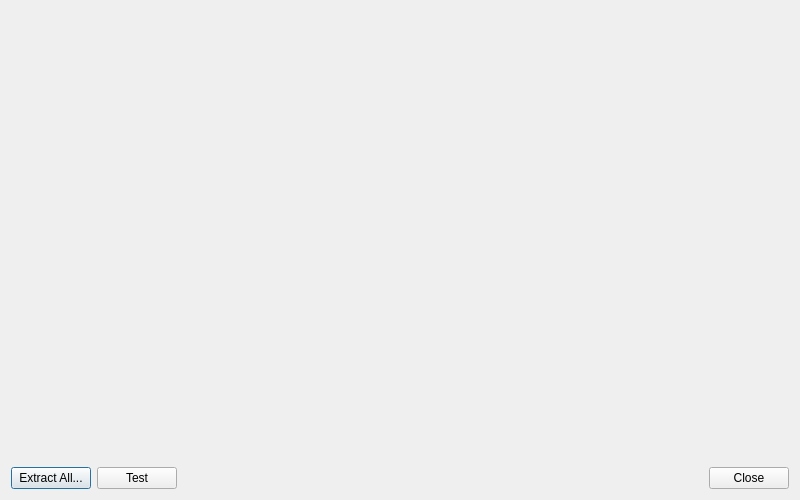
<?xml version="1.0" encoding="UTF-8"?>
<ui version="4.0">
 <class>DialogArchiveContents</class>
 <widget class="QDialog" name="DialogArchiveContents">
  <property name="geometry">
   <rect>
    <x>0</x>
    <y>0</y>
    <width>800</width>
    <height>500</height>
   </rect>
  </property>
  <property name="windowTitle">
   <string>Archive</string>
  </property>
  <layout class="QVBoxLayout" name="verticalLayout">
   <item>
    <widget class="QLabel" name="labelSummary">
     <property name="text">
      <string/>
     </property>
     <property name="wordWrap">
      <bool>true</bool>
     </property>
     <property name="textInteractionFlags">
      <set>Qt::TextSelectableByMouse</set>
     </property>
    </widget>
   </item>
   <item>
    <widget class="ArchiveExplorerWidget" name="widgetArchive" native="true"/>
   </item>
   <item>
    <layout class="QHBoxLayout" name="horizontalLayoutButtons">
     <item>
      <widget class="QPushButton" name="pushButtonExtractAll">
       <property name="text">
        <string>Extract All...</string>
       </property>
      </widget>
     </item>
     <item>
      <widget class="QPushButton" name="pushButtonTest">
       <property name="text">
        <string>Test</string>
       </property>
      </widget>
     </item>
     <item>
      <spacer name="horizontalSpacer">
       <property name="orientation">
        <enum>Qt::Horizontal</enum>
       </property>
       <property name="sizeHint" stdset="0">
        <size>
         <width>40</width>
         <height>20</height>
        </size>
       </property>
      </spacer>
     </item>
     <item>
      <widget class="QPushButton" name="pushButtonClose">
       <property name="text">
        <string>Close</string>
       </property>
      </widget>
     </item>
    </layout>
   </item>
  </layout>
 </widget>
 <customwidgets>
  <customwidget>
   <class>ArchiveExplorerWidget</class>
   <extends>QWidget</extends>
   <header>archiveexplorerwidget.h</header>
   <container>1</container>
  </customwidget>
 </customwidgets>
 <resources/>
 <connections/>
</ui>
